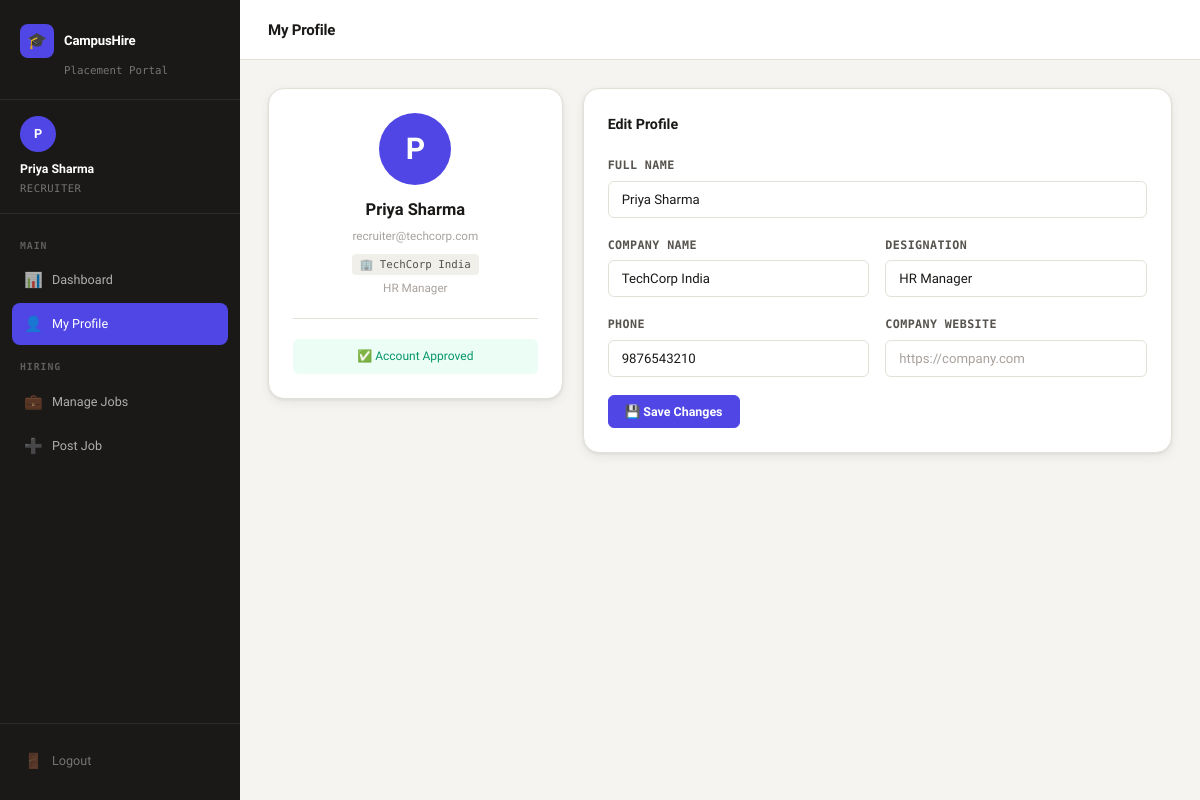
/recruiter/profile (signed in), run on the app's committed database.
### tables this page shows
CREATE TABLE users (
            id          INTEGER PRIMARY KEY AUTOINCREMENT,
            name        TEXT NOT NULL,
            email       TEXT UNIQUE NOT NULL,
            password    TEXT NOT NULL,           -- stored as plain text (use hashing in production!)
            role        TEXT NOT NULL,           -- 'student', 'recruiter', 'admin'
            approved    INTEGER DEFAULT 1,       -- recruiters need admin approval (0=pending, 1=approved, 2=rejected)
            created_at  TEXT DEFAULT (datetime('now'))
        );

CREATE TABLE recruiter_profiles (
            id          INTEGER PRIMARY KEY AUTOINCREMENT,
            user_id     INTEGER UNIQUE NOT NULL,
            company     TEXT,
            designation TEXT,
            phone       TEXT,
            website     TEXT,
            FOREIGN KEY (user_id) REFERENCES users(id)
        );

### routes/recruiter.py (the view, shortened to what this page needs)
@recruiter_bp.route('/profile', methods=['GET', 'POST'])
@recruiter_required
def profile():
    db = get_db()
    rec_id = session['user_id']
    user    = db.execute("SELECT * FROM users WHERE id=?", (rec_id,)).fetchone()
    profile = db.execute("SELECT * FROM recruiter_profiles WHERE user_id=?", (rec_id,)).fetchone()
    return render_template('recruiter/profile.html', user=user, profile=profile)

### app.py (called while the page is built)
def get_db():
    if 'db' not in g:
        g.db = sqlite3.connect(
            app.config['DATABASE'],
            detect_types=sqlite3.PARSE_DECLTYPES
        )
        g.db.row_factory = sqlite3.Row  # Rows behave like dicts
    return g.db

### routes/recruiter.py (called while the page is built)
def get_db():
    return current_app.get_db()

def recruiter_required(f):
    @wraps(f)
    def wrapper(*args, **kwargs):
        if 'user_id' not in session:
            flash('Please log in.', 'error')
            return redirect(url_for('auth.login'))
        if session.get('user_role') != 'recruiter':
            flash('Access denied.', 'error')
            return redirect(url_for('auth.login'))
        db = get_db()
        user = db.execute("SELECT approved FROM users WHERE id=?", (session['user_id'],)).fetchone()
        if not user or user['approved'] != 1:
            flash('Your account is pending admin approval.', 'error')
            return redirect(url_for('auth.login'))
        return f(*args, **kwargs)
    return wrapper

### templates/recruiter/profile.html (shortened to what this page needs)
{% extends "base.html" %}
{% block page_title %}My Profile{% endblock %}
{% block sidebar_nav %}
  <div class="nav-section-label">Main</div>
  <a href="{{ url_for('recruiter.dashboard') }}" class="nav-link"><span class="nav-icon">📊</span> Dashboard</a>
  <a href="{{ url_for('recruiter.profile') }}" class="nav-link active"><span class="nav-icon">👤</span> My Profile</a>
  <div class="nav-section-label">Hiring</div>
  <a href="{{ url_for('recruiter.jobs') }}" class="nav-link"><span class="nav-icon">💼</span> Manage Jobs</a>
  <a href="{{ url_for('recruiter.create_job') }}" class="nav-link"><span class="nav-icon">➕</span> Post Job</a>
{% endblock %}
{% block content %}
<div style="display:grid; grid-template-columns:1fr 2fr; gap:20px; align-items:start;">
  <div class="card" style="text-align:center;">
    <div style="width:72px; height:72px; background:var(--indigo); border-radius:50%; display:flex; align-items:center; justify-content:center; font-size:2rem; font-weight:700; color:#fff; margin:0 auto 12px;">
      {{ user.name[0].upper() }}
    </div>
    <div class="fw-600" style="font-size:1.1rem;">{{ user.name }}</div>
    <div class="text-muted text-small mt-1">{{ user.email }}</div>
    {% if profile and profile.company %}
      <div class="tag" style="display:inline-block; margin-top:8px;">🏢 {{ profile.company }}</div>
    {% endif %}
    {% if profile and profile.designation %}
      <div class="text-small text-muted mt-1">{{ profile.designation }}</div>
    {% endif %}
    <hr class="divider">
    <div style="font-size:.8rem; color:var(--emerald); background:var(--emerald-light); border-radius:var(--radius-sm); padding:8px;">
      ✅ Account Approved
    </div>
  </div>
  <div class="card">
    <div class="card-header">
      <div class="card-title">Edit Profile</div>
    </div>
    <form method="POST" action="{{ url_for('recruiter.profile') }}">
      <div class="form-group">
        <label class="form-label">Full Name</label>
        <input type="text" name="name" class="form-control" value="{{ user.name }}" required>
      </div>
      <div class="form-row">
        <div class="form-group">
          <label class="form-label">Company Name</label>
          <input type="text" name="company" class="form-control" value="{{ profile.company or '' if profile else '' }}" placeholder="TechCorp India">
        </div>
        <div class="form-group">
          <label class="form-label">Designation</label>
          <input type="text" name="designation" class="form-control" value="{{ profile.designation or '' if profile else '' }}" placeholder="HR Manager">
        </div>
      </div>
      <div class="form-row">
        <div class="form-group">
          <label class="form-label">Phone</label>
          <input type="text" name="phone" class="form-control" value="{{ profile.phone or '' if profile else '' }}" placeholder="9876543210">
        </div>
        <div class="form-group">
          <label class="form-label">Company Website</label>
          <input type="url" name="website" class="form-control" value="{{ profile.website or '' if profile else '' }}" placeholder="https://company.com">
        </div>
      </div>
      <button type="submit" class="btn btn-primary">💾 Save Changes</button>
    </form>
  </div>
</div>
{% endblock %}

### templates/base.html (shortened to what this page needs)
<!DOCTYPE html>
<html lang="en">
<head>
  <link rel="stylesheet" href="{{ url_for('static', filename='css/style.css') }}">
</head>
<body>
<div class="app-layout">
  <aside class="sidebar">
    <div class="sidebar-brand">
      <div class="logo-mark">
        <div class="logo-icon">🎓</div>
        <div class="brand-name">CampusHire</div>
      </div>
      <div class="brand-sub">Placement Portal</div>
    </div>
    <div class="sidebar-user">
      <div class="user-avatar">{{ session.user_name[0].upper() if session.user_name else '?' }}</div>
      <div class="user-name">{{ session.user_name }}</div>
      <div class="user-role">{{ session.user_role }}</div>
    </div>
    <nav class="sidebar-nav">
      {% block sidebar_nav %}{% endblock %}
    </nav>
    <div class="sidebar-footer">
      <a href="{{ url_for('auth.logout') }}" class="nav-link">
        <span class="nav-icon">🚪</span> Logout
      </a>
    </div>
  </aside>
  <main class="main-content">
    <div class="topbar">
      <div class="topbar-title">{% block page_title %}Dashboard{% endblock %}</div>
    </div>
    <div class="page-content">
      {% block content %}{% endblock %}
    </div>
  </main>
</div>
</body>
</html>

### data on the page
users: user_name "Priya Sharma", user_role "RECRUITER", name "P", name "Priya Sharma", email "recruiter@techcorp.com"
recruiter_profiles: company "TechCorp India", designation "HR Manager", phone "9876543210"

### other printed values
{{ session.user_name[0].upper() if session.user_name else '?' }} "P"
